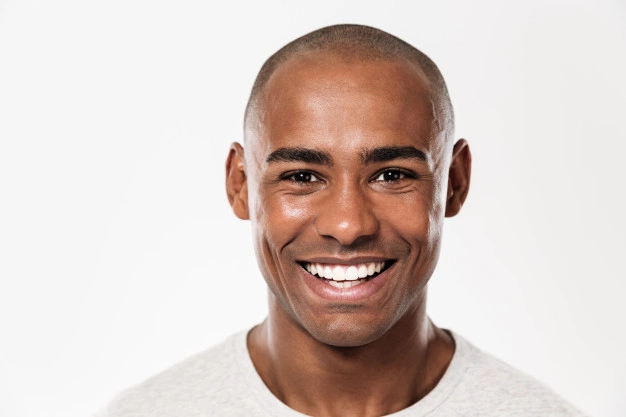
#> input picture pertemuan12/smile2.webp, 626 x 417 px
$ python no1.py
#> lines starting #> are read from the running program, lines starting #| are printed output that depends on the picture; after the words box and inside, x2 and y2 are one past the last pixel; in counts of white or black regions, pixels touching at a corner belong together
import cv2

img = cv2.imread('../smile2.webp', 1)
#> img is the input picture: shape (417, 626, 3); mean B, G, R 197.9, 203.3, 217.3

face_cascade = cv2.CascadeClassifier(
    cv2.data.haarcascades +
    'haarcascade_frontalface_default.xml'
)

eye_cascade = cv2.CascadeClassifier(
    cv2.data.haarcascades +
    'haarcascade_eye.xml'
)

smile_cascade = cv2.CascadeClassifier(
    cv2.data.haarcascades +
    'haarcascade_smile.xml'
)

gray_img = cv2.cvtColor(img, cv2.COLOR_BGR2GRAY)
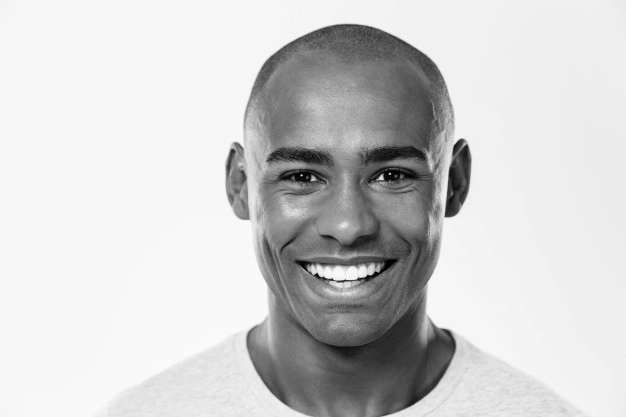
#> gray_img: shape (417, 626); min 0, max 255, mean 206.8

wajah = face_cascade.detectMultiScale(
    gray_img,
    scaleFactor=1.5,
    minNeighbors=2
)
#> wajah = [[214, 63, 273, 273]]

mata = eye_cascade.detectMultiScale(
    gray_img,
    scaleFactor=1.2,
    minNeighbors=18
)
#> mata = [[356, 150, 58, 58], [268, 146, 67, 67]]

senyum = smile_cascade.detectMultiScale(
    gray_img,
    scaleFactor=2.5,
    minNeighbors=20
)
#> senyum = [[297, 249, 90, 45]]

for x, y, w, h in wajah:
    img = cv2.rectangle(
        img,
        (x, y),
        (x + w, y + h),
        (0, 255, 0),
        3
    )
#> this loop made 1 pass
#> pass 1, `img = cv2.rectangle( img, (x, y), (x + w, y + h), (0, 255, 0), 3 )`:
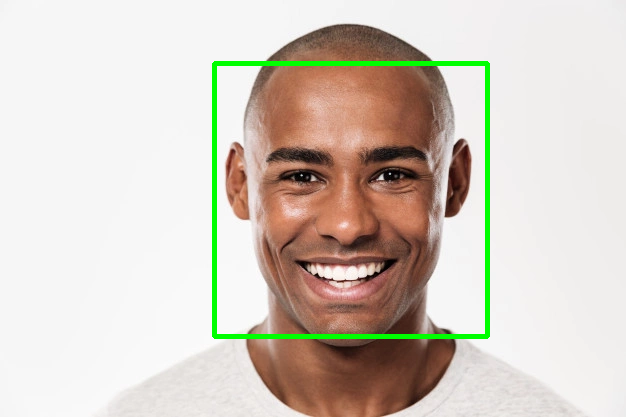
#> img: shape (417, 626, 3); 2.09% of pixels changed, all inside (x1, y1, x2, y2) = (212, 61, 490, 339)

for x, y, w, h in mata:
    img = cv2.rectangle(
        img,
        (x, y),
        (x + w, y + h),
        (168, 50, 50),
        3
    )
#> this loop made 2 passes
#> pass 1, `img = cv2.rectangle( img, (x, y), (x + w, y + h), (168, 50, 50), 3 )`:
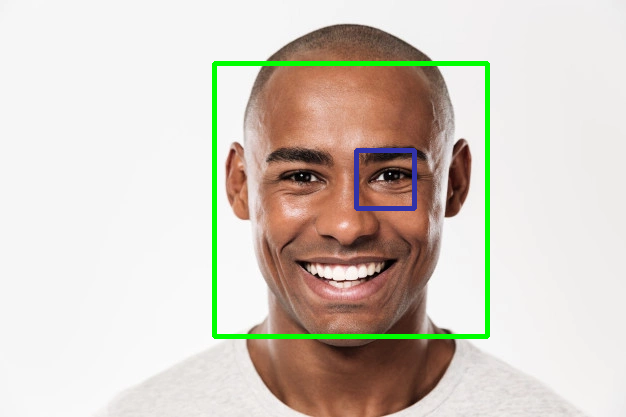
#> img: shape (417, 626, 3); 0.44% of pixels changed, all inside (x1, y1, x2, y2) = (354, 148, 417, 211)
#> pass 2, `img = cv2.rectangle( img, (x, y), (x + w, y + h), (168, 50, 50), 3 )`:
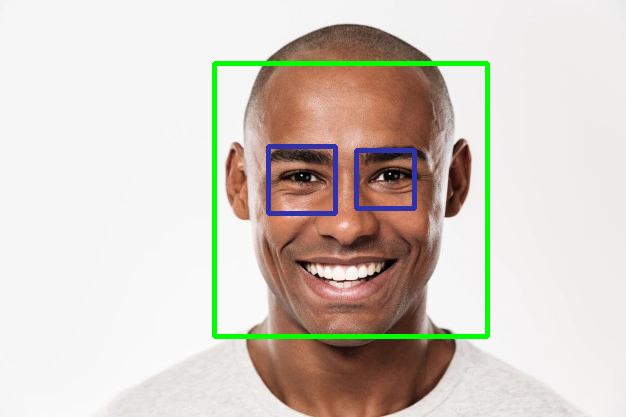
#> img: shape (417, 626, 3); 0.51% of pixels changed, all inside (x1, y1, x2, y2) = (266, 144, 338, 216)

for x, y, w, h in senyum:
    img = cv2.rectangle(
        img,
        (x, y),
        (x + w, y + h),
        (209, 199, 4),
        3
    )
#> this loop made 1 pass
#> pass 1, `img = cv2.rectangle( img, (x, y), (x + w, y + h), (209, 199, 4), 3 )`:
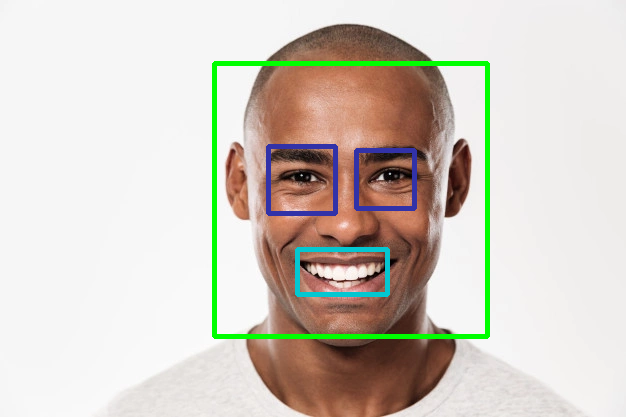
#> img: shape (417, 626, 3); 0.51% of pixels changed, all inside (x1, y1, x2, y2) = (295, 247, 390, 297)

cv2.imshow('Gambar output', img)
cv2.waitKey(0)
cv2.destroyAllWindows()

$ run again, with pertemuan12/smile.jpg saved as pertemuan12/smile2.webp
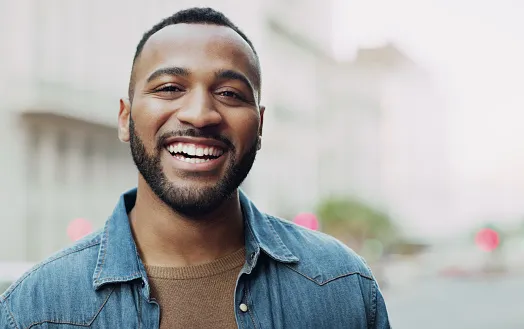
#> input picture pertemuan12/smile.jpg, 524 x 329 px
#> img is the input picture: shape (329, 524, 3); mean B, G, R 174.3, 175.1, 175.3
#> `gray_img = cv2.cvtColor(img, cv2.COLOR_BGR2GRAY)`:
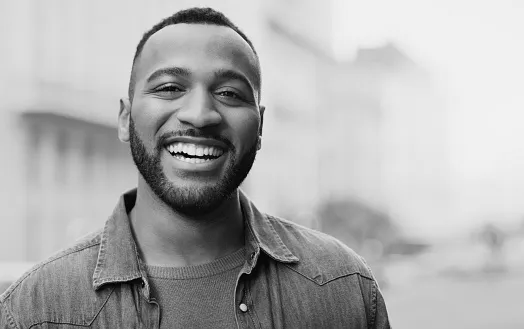
#> gray_img: shape (329, 524); min 0, max 243, mean 175.1
#> wajah = [[108, 15, 182, 182]]
#> mata = [[22, 103, 77, 77]]
#> senyum = [[150, 127, 90, 45]]
#> the loop `for x, y, w, h in wajah:` made 1 pass
#> the loop `for x, y, w, h in mata:` made 1 pass
#> the loop `for x, y, w, h in senyum:` made 1 pass
#> pass 1, `img = cv2.rectangle( img, (x, y), (x + w, y + h), (209, 199, 4), 3 )`:
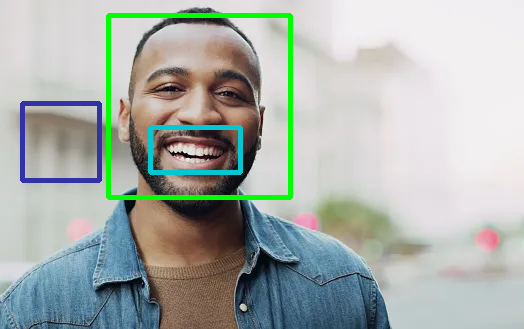
#> img: shape (329, 524, 3); mean B, G, R 171.7, 176.6, 169.7
